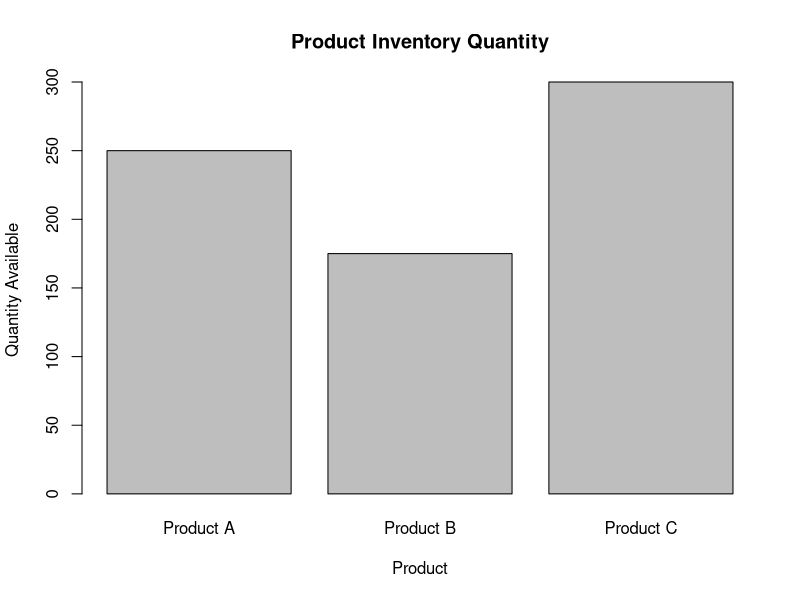

The R script that drew this image:
data<-data.frame(Product=c("Product A","Product B","Product C"),
                 Quantity=c(250,175,300),Price=c(20,15,18))
barplot(data$Quantity,names.arg=data$Product,
        main="Product Inventory Quantity",xlab="Product",ylab="Quantity Available")
